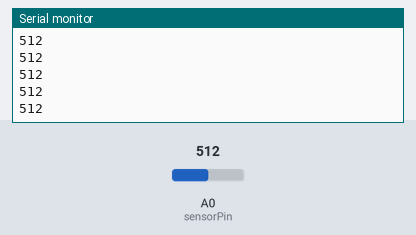
A sketch run on a simulated Arduino Uno, built with avr-gcc and run on an emulated ATmega328P. Parts: the last lines printed to the serial monitor. The inputs (shaded band) are chosen by the test bench; at power-on: A0 (sensorPin) = 512.

Above: at 1.2 s.
1.3 s: A0 (sensorPin) set to 716
At 1.56 s:
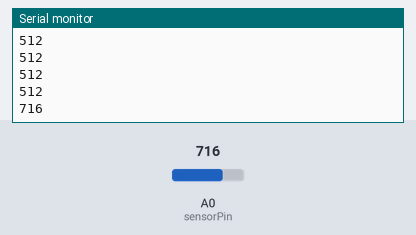
2.8 s: A0 (sensorPin) set to 900
At 2.96 s:
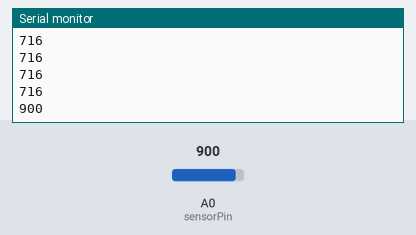
Timing chart, 0 to 5.8 s (numbered marks = the images above; inputs shaded):
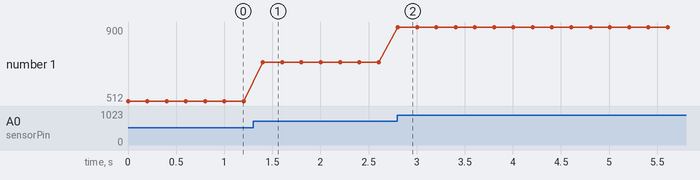

Measured:
- after the input at 1.3 s, the serial monitor: prints a new line after 0.10 s (image 1)
- after the input at 2.8 s, the serial monitor: prints a new line at once (image 2)
- plotted number 1: 512 → 716 after the input at 1.3 s, 716 → 900 after the input at 2.8 s

The sketch:

pressureSensorBegining.ino
```cpp
//declare pin to read the pressure sensor
int sensorPin = 0;

//variable to store the pressure reading from the pressure sensor
int pressureReading;

void setup(){
 Serial.begin(9600);
 //declare the pressure sensor as an input
 pinMode(sensorPin, INPUT);
}

void loop(){
 //read the analog value of the pressure sensor
 pressureReading = analogRead(sensorPin);

 //print the value of the pressure sensor
 Serial.println(pressureReading);
 delay(200);
}
```
